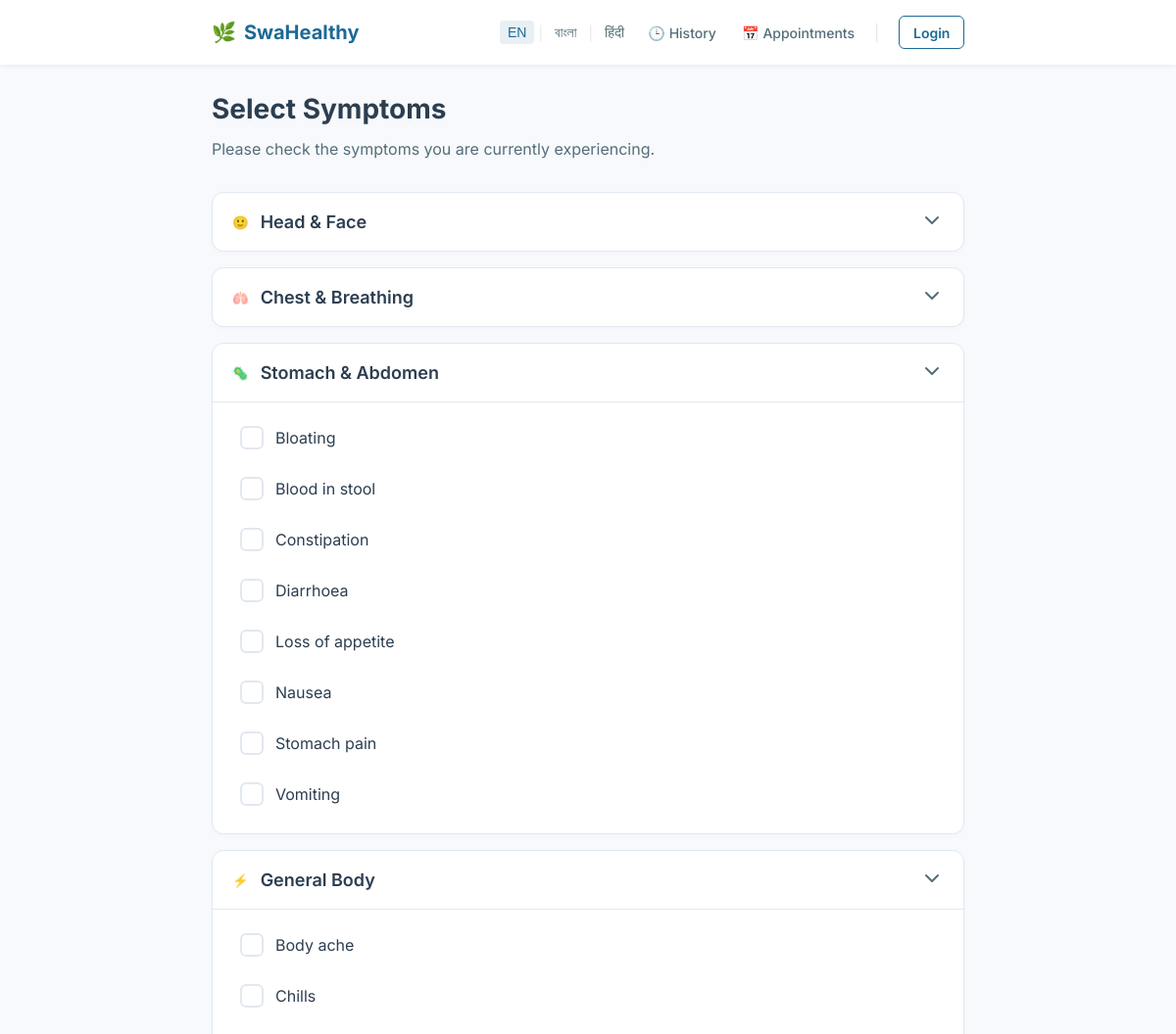
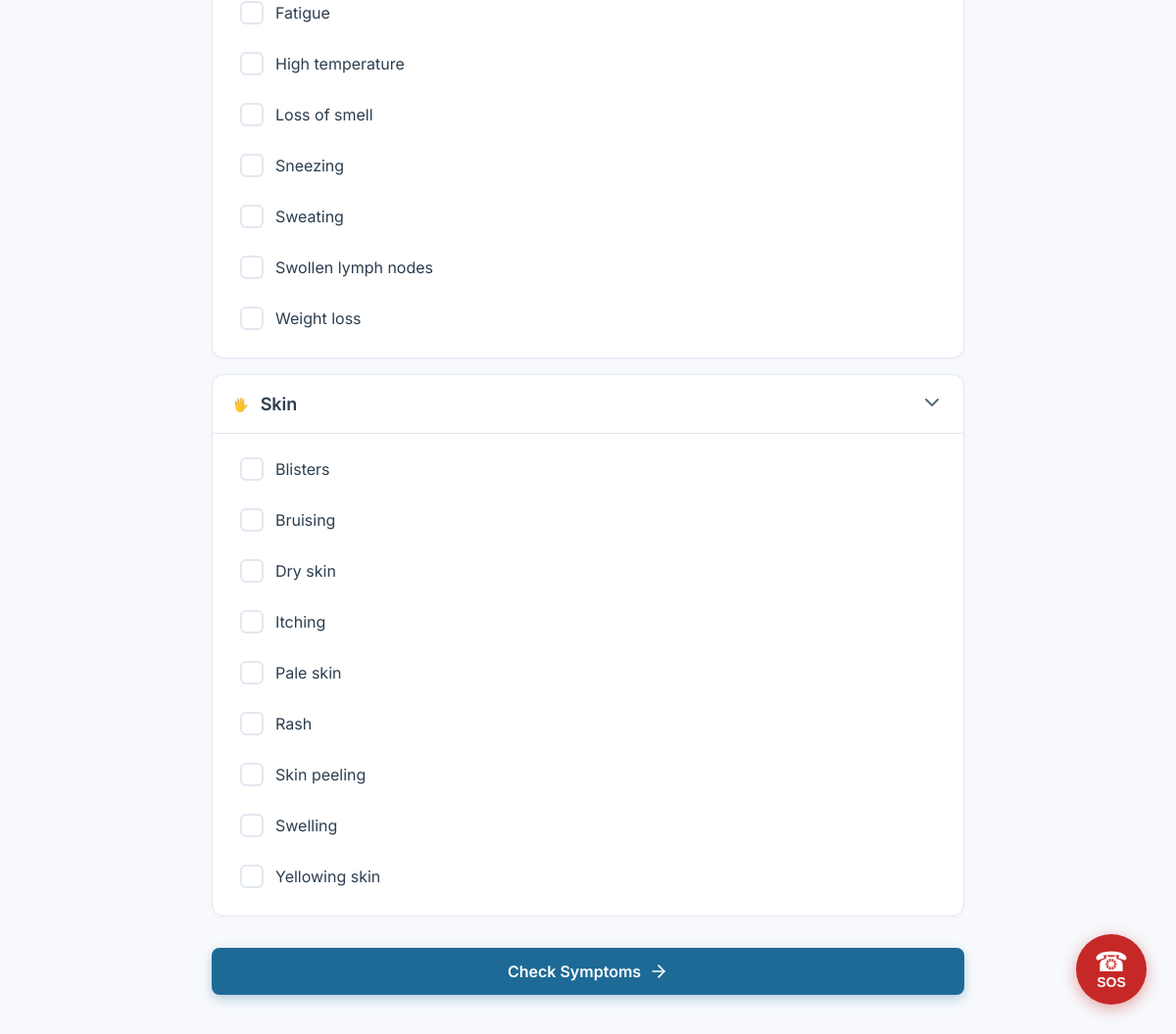
The page / on the database its author committed (2 pictures, top to bottom).
### tables this page shows
CREATE TABLE symptoms(
            symptom_id INTEGER PRIMARY KEY AUTOINCREMENT,
            name_en TEXT NOT NULL,
            name_bn TEXT NOT NULL,
            name_hi TEXT NOT NULL,
            body_area TEXT NOT NULL
        );

### app.py (the view)
@app.route('/')
def index():
    lang = request.args.get('lang', 'en')
    conn = get_db_connection()
    cursor = conn.cursor()
    cursor.execute("SELECT * FROM symptoms ORDER BY body_area, name_en")
    symptoms = cursor.fetchall()
    conn.close()
    grouped = {
        'head': [],
        'chest': [],
        'stomach': [],
        'general': [],
        'skin': []
    }
    for s in symptoms:
        area = s['body_area']
        name_col = f"name_{lang}"
        display_name = s[name_col] if name_col in s.keys() else s['name_en']
        if area in grouped:
            grouped[area].append({
                'symptom_id': s['symptom_id'],
                'display': f"{s['name_en']} / {s['name_bn']}" if lang == 'bn' else (f"{s['name_en']} / {s['name_hi']}" if lang == 'hi' else s['name_en']),
                'name_en': s['name_en']
            })
    return render_template('index.html', symptoms_group=grouped, lang=lang)

### db.py (called while the page is built)
def get_db_connection():
    conn = sqlite3.connect(DB_PATH)
    conn.row_factory = sqlite3.Row
    return conn

### templates/index.html (shortened to what this page needs)
{% extends "base.html" %}
{% block content %}
<div class="page-container">
    <div class="page-header">
        <h1>Select Symptoms</h1>
        <p class="subtitle">Please check the symptoms you are currently experiencing.</p>
    </div>
    <form id="symptom-form" class="symptom-form" onsubmit="submitSymptoms(event)">
        <div class="symptom-groups">
            {% set icons = {'head': '🙂', 'chest': '🫁', 'stomach': '🦠', 'general': '⚡', 'skin': '🖐️'} %}
            {% set labels = {'head': 'Head & Face', 'chest': 'Chest & Breathing', 'stomach': 'Stomach & Abdomen', 'general': 'General Body', 'skin': 'Skin'} %}
            {% for area in ['head', 'chest', 'stomach', 'general', 'skin'] %}
            <div class="group-card">
                <button type="button" class="group-header" onclick="toggleGroup('{{ area }}')" aria-expanded="true">
                    <div class="group-title">
                        <span class="group-icon">{{ icons[area] }}</span>
                        <h2>{{ labels[area] }}</h2>
                    </div>
                    <span class="chevron" id="icon-{{ area }}">
                        <svg width="24" height="24" viewBox="0 0 24 24" fill="none" stroke="currentColor" stroke-width="2" stroke-linecap="round" stroke-linejoin="round"><polyline points="6 9 12 15 18 9"></polyline></svg>
                    </span>
                </button>
                <div class="group-content expanded" id="group-{{ area }}">
                    <div class="symptom-list">
                        {% for item in symptoms_group[area] %}
                        <label class="symptom-item">
                            <div class="checkbox-box"></div>
                            <span class="symptom-name">{{ item.display }}</span>
                        </label>
                        {% endfor %}
                    </div>
                </div>
            </div>
            {% endfor %}
        </div>
        <div class="sticky-footer">
            <button type="submit" class="btn btn-primary btn-block" id="submit-btn">
                Check Symptoms
                <svg width="20" height="20" viewBox="0 0 24 24" fill="none" stroke="currentColor" stroke-width="2" stroke-linecap="round" stroke-linejoin="round"><line x1="5" y1="12" x2="19" y2="12"></line><polyline points="12 5 19 12 12 19"></polyline></svg>
            </button>
        </div>
    </form>
</div>
{% endblock %}

### templates/base.html (shortened to what this page needs)
<!DOCTYPE html>
<html lang="{{ lang if lang else 'en' }}">
<head>
    <link rel="stylesheet" href="https://unpkg.com/leaflet@1.9.4/dist/leaflet.css"/>
    <link rel="stylesheet" href="/static/style.css">
</head>
<body>
    <nav class="navbar">
        <div class="nav-container">
            <a href="/" class="nav-brand">
                <span class="logo-icon">🌿</span>
                SwaHealthy
            </a>
            <div class="nav-controls">
                <div class="lang-toggle">
                    <button class="lang-btn {% if lang == 'en' %}active{% endif %}" onclick="setLang('en')">EN</button>
                    <span class="divider">|</span>
                    <button class="lang-btn {% if lang == 'bn' %}active{% endif %}" onclick="setLang('bn')">বাংলা</button>
                    <span class="divider">|</span>
                    <button class="lang-btn {% if lang == 'hi' %}active{% endif %}" onclick="setLang('hi')">हिंदी</button>
                </div>
                <a href="/history" class="history-link">
                    <span class="history-icon" aria-label="History">&#128338;</span> <span id="nav-history-text">History</span>
                </a>
                <a href="/appointments" class="history-link" style="margin-left: 10px;">
                    <span class="history-icon" aria-label="Appointments">📅</span> <span id="nav-appointments-text">Appointments</span>
                </a>
                <span class="divider" style="margin: 0 0.25rem;">|</span>
                {% if session.user %}
                <div class="user-profile">
                    <img src="{{ session.user.profile_pic }}" alt="Profile" class="profile-pic">
                    <span class="user-name">{{ session.user.name }}</span>
                    <a href="/logout" class="auth-link">Logout</a>
                </div>
                {% else %}
                <a href="/login" class="auth-link">Login</a>
                {% endif %}
            </div>
        </div>
    </nav>
    <main class="main-content">
        {% block content %}{% endblock %}
    </main>
    <button id="sos-fab" class="sos-fab" onclick="openSOSModal()" aria-label="Emergency SOS">
        <span class="sos-icon">☎</span>
        <span class="sos-label">SOS</span>
    </button>
</body>
</html>

### rows shown on the page
symptoms: display "Bloating"
symptoms: display "Blood in stool"
symptoms: display "Constipation"
symptoms: display "Diarrhoea"
symptoms: display "Loss of appetite"
symptoms: display "Nausea"
symptoms: display "Stomach pain"
symptoms: display "Vomiting"
symptoms: display "Body ache"
symptoms: display "Chills"
symptoms: display "Fatigue"
symptoms: display "High temperature"
symptoms: display "Loss of smell"
symptoms: display "Sneezing"
symptoms: display "Sweating"
symptoms: display "Swollen lymph nodes"
symptoms: display "Weight loss"
symptoms: display "Blisters"
symptoms: display "Bruising"
symptoms: display "Dry skin"
symptoms: display "Itching"
symptoms: display "Pale skin"
symptoms: display "Rash"
symptoms: display "Skin peeling"
symptoms: display "Swelling"
symptoms: display "Yellowing skin"

### other values the page prints
{{ icons[area] }} "🙂" "🫁" "🦠" "⚡" "🖐️"
{{ labels[area] }} "Head & Face" "Chest & Breathing" "Stomach & Abdomen" "General Body" "Skin"
